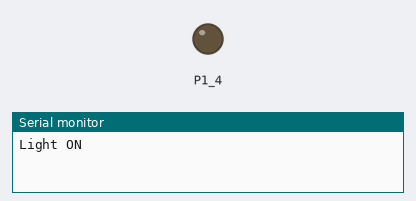
Recording of a sketch running on a simulated TI MSP430 LaunchPad. On the bench: output pins drawn as LEDs (lit = HIGH), the last lines printed to the serial monitor.

Above: at 1.0 s.
At 3.0 s:
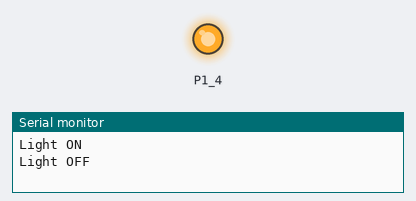
Timing chart, 0 to 5.2 s (numbered marks = the images above):
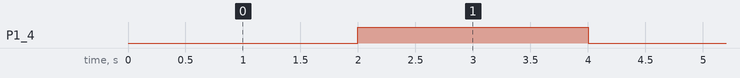

Measured:
- by itself, P1_4: alternates HIGH for 2.0 s and LOW for 2.0 s

The sketch:

Relay_test.ino
```cpp
void setup()

{


Serial.begin(9600);
  pinMode(P1_4, OUTPUT);

}

  void loop()

{

   digitalWrite(P1_4,0);           // Turns ON Relays 1
   Serial.println("Light ON");
   delay(2000);                                      // Wait 2 seconds

   digitalWrite(P1_4,1);          // Turns Relay Off
   Serial.println("Light OFF");
   delay(2000);

}
```
